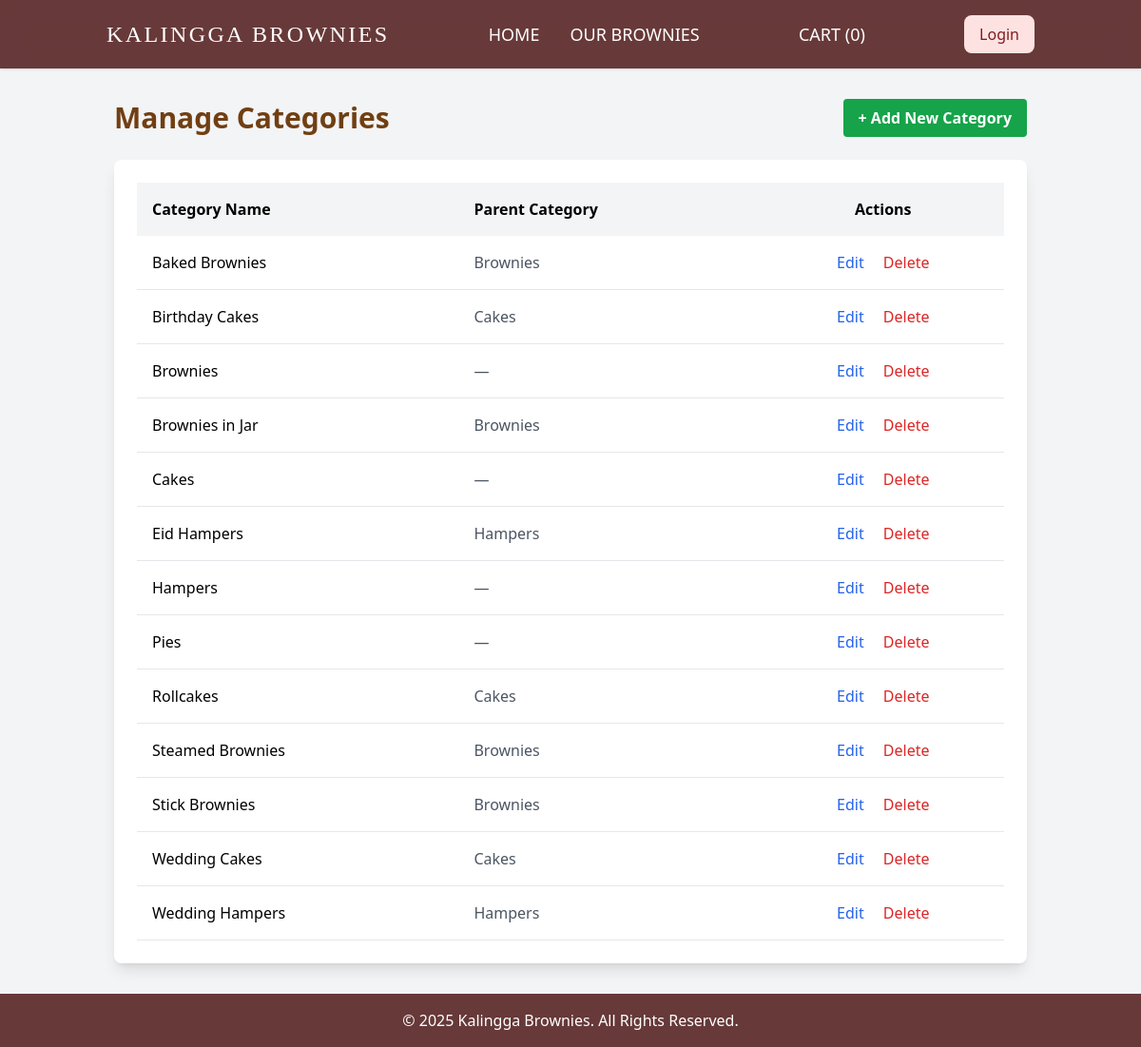
The app's page /index.php?page=admin-categories-list (signed in) with its own data.
### tables this page shows
CREATE TABLE IF NOT EXISTS `categories` (
  `id` int NOT NULL AUTO_INCREMENT,
  `name` varchar(100) NOT NULL,
  `description` text,
  `parent_id` int DEFAULT NULL,
  PRIMARY KEY (`id`)
);

### src/pages/admin-categories-list.php (the view, shortened to what this page needs)
<?php
require(BASE_PATH . '/src/core/database.php');
$stmt = $pdo->query("
    SELECT
        c1.id,
        c1.name,
        c2.name AS parent_name
    FROM categories AS c1
    LEFT JOIN categories AS c2 ON c1.parent_id = c2.id
    ORDER BY c1.name ASC
");
$categories = $stmt->fetchAll();
?>
<div class="container mx-auto p-8">
    <div class="flex justify-between items-center mb-6">
        <h1 class="text-3xl font-bold text-yellow-900">Manage Categories</h1>
        <a href="index.php?page=admin-categories-form" class="bg-green-600 hover:bg-green-700 text-white font-bold py-2 px-4 rounded transition duration-300">
            + Add New Category
        </a>
    </div>
    <div class="bg-white p-6 rounded-lg shadow-lg overflow-x-auto">
        <table class="w-full text-left">
            <thead class="bg-gray-100">
                <tr>
                    <th class="p-4 font-bold">Category Name</th>
                    <th class="p-4 font-bold">Parent Category</th>
                    <th class="p-4 font-bold text-center">Actions</th>
                </tr>
            </thead>
            <tbody>
                <?php foreach ($categories as $category): ?>
                    <tr class="border-b">
                        <td class="p-4"><?= htmlspecialchars($category['name']) ?></td>
                        <td class="p-4 text-gray-600">
                            <?= htmlspecialchars($category['parent_name'] ?? '—') ?>
                        </td>
                        <td class="p-4 text-center">
                            <a href="index.php?page=admin-categories-form&id=<?= urlencode($category['id']) ?>" class="text-blue-600 hover:underline mr-4">Edit</a>
                            <a href="index.php?page=admin-categories-delete&id=<?= urlencode($category['id']) ?>" class="text-red-600 hover:underline" onclick="return confirm('Are you sure you want to delete this category?');">Delete</a>
                        </td>
                    </tr>
                <?php endforeach; ?>
            </tbody>
        </table>
    </div>
</div>

### src/includes/header.php (shortened to what this page needs)
<!DOCTYPE html>
<html lang="en">
<head>
    <script src="https://cdn.tailwindcss.com"></script>
</head>
<body class="bg-gray-100 font-sans">
    <div class="flex flex-col min-h-screen">
        <main class="flex-grow">

### src/includes/nav.php
<nav class="sticky top-0 z-30 bg-red-950 bg-opacity-80 py-4 backdrop-blur-md shadow">
    <div class="container mx-auto px-6 flex justify-between items-center">
        <div class="text-white text-2xl font-serif tracking-widest">KALINGGA BROWNIES</div>
        <div class="hidden md:flex space-x-8 text-white text-lg">
            <a href="index.php?page=about" class="hover:text-red-200">HOME</a>
            <a href="index.php?page=products" class="hover:text-red-200">OUR BROWNIES</a>
        </div>
        <div class="text-white text-lg">
            <a href="#" class="hover:text-red-200">CART (0)</a>
        </div>
        <?php if (isset($_SESSION['user_role'])): ?>
            <?php if ($_SESSION['user_role'] === 'admin'): ?>
                <a href="index.php?page=admin-dashboard" class="text-white font-bold bg-red-600 px-3 py-1 rounded">Admin Dashboard</a>
            <?php else: ?>
                <a href="index.php?page=my-account" class="text-white hover:text-red-200">My Account</a>
            <?php endif; ?>
            <a href="index.php?page=logout" class="text-white hover:text-red-200">Logout</a>
        <?php else: ?>
            <a href="index.php?page=login" class="text-red-900 bg-red-100 hover:bg-red-300 px-4 py-2 rounded-lg transition duration-300">Login</a>
        <?php endif; ?>
    </div>
</nav>

### public/index.php (shortened to what this page needs)
<?php
require(BASE_PATH . '/src/includes/header.php');
require(BASE_PATH . '/src/includes/nav.php');
$page = $_GET['page'] ?? 'home';
$allowed_pages = [
    'home',
    'about',
    'contact',
    'products',
    'login',
    'admin-dashboard',
    'logout',
    'admin-products-list',
    'admin-products-form',
    'admin-categories-list',
    'admin-categories-form',
    'products-detail',
    'register',
];
if (in_array($page, $allowed_pages)) {
    require(BASE_PATH . '/src/pages/' . $page . '.php');
} else {
    http_response_code(404);
    require(BASE_PATH . '/src/includes/404.php');
}
require(BASE_PATH . '/src/includes/footer.php');
?>

### src/includes/footer.php
</main> <footer class="text-center p-4 mt-auto bg-red-950 bg-opacity-80 text-white">
        <p>&copy; <?= date('Y'); ?> Kalingga Brownies. All Rights Reserved.</p>
    </footer>
</div> <script src="js/app.js"></script>
</body>
</html>

### records on screen
categories: name "Baked Brownies", categories.name "Brownies"
categories: name "Birthday Cakes", categories.name "Cakes"
categories: name "Brownies", parent_name "—"
categories: name "Brownies in Jar", categories.name "Brownies"
categories: name "Cakes", parent_name "—"
categories: name "Eid Hampers", categories.name "Hampers"
categories: name "Hampers", parent_name "—"
categories: name "Pies", parent_name "—"
categories: name "Rollcakes", categories.name "Cakes"
categories: name "Steamed Brownies", categories.name "Brownies"
categories: name "Stick Brownies", categories.name "Brownies"
categories: name "Wedding Cakes", categories.name "Cakes"
categories: name "Wedding Hampers", categories.name "Hampers"
